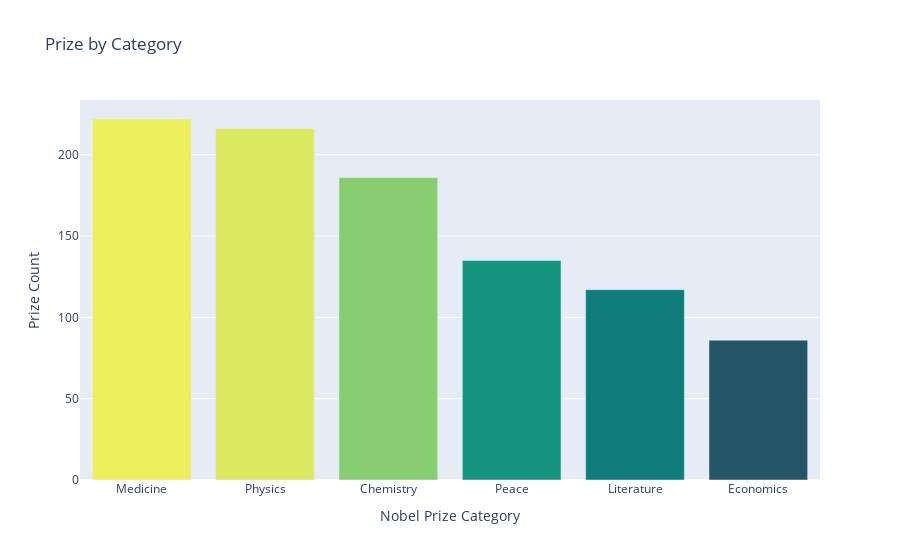

Notebook code for this chart:
### Code cell
prize_by_category = df_data.category.value_counts()

v_bar = px.bar(
    x = prize_by_category.index,
    y = prize_by_category.values,
    color = prize_by_category.values,
    title='Prize by Category',
    color_continuous_scale='Aggrnyl'
)

v_bar.update_layout(
    xaxis_title = 'Nobel Prize Category',
    coloraxis_showscale = False,
    yaxis_title = 'Prize Count',
)

v_bar.show()

### Figure 1 — Plotly figure (JSON) as saved in the notebook; plotly's stock layout.template omitted (floating-point values rounded to 4 significant figures)
{"data": [{"alignmentgroup": "True", "hovertemplate": "x=%{x}<br>y=%{y}<br>color=%{marker.color}<extra></extra>", "legendgroup": "", "marker": {"color": [222, 216, 186, 135, 117, 86], "coloraxis": "coloraxis", "pattern": {"shape": ""}}, "name": "", "offsetgroup": "", "orientation": "v", "showlegend": false, "textposition": "auto", "type": "bar", "x": ["Medicine", "Physics", "Chemistry", "Peace", "Literature", "Economics"], "xaxis": "x", "y": [222, 216, 186, 135, 117, 86], "yaxis": "y"}], "layout": {"barmode": "relative", "coloraxis": {"colorbar": {"title": {"text": "color"}}, "colorscale": [[0, "rgb(36, 86, 104)"], [0.1667, "rgb(15, 114, 121)"], [0.3333, "rgb(13, 143, 129)"], [0.5, "rgb(57, 171, 126)"], [0.6667, "rgb(110, 197, 116)"], [0.8333, "rgb(169, 220, 103)"], [1, "rgb(237, 239, 93)"]], "showscale": false}, "legend": {"tracegroupgap": 0}, "title": {"text": "Prize by Category"}, "xaxis": {"anchor": "y", "domain": [0, 1], "title": {"text": "Nobel Prize Category"}}, "yaxis": {"anchor": "x", "domain": [0, 1], "title": {"text": "Prize Count"}}}}
